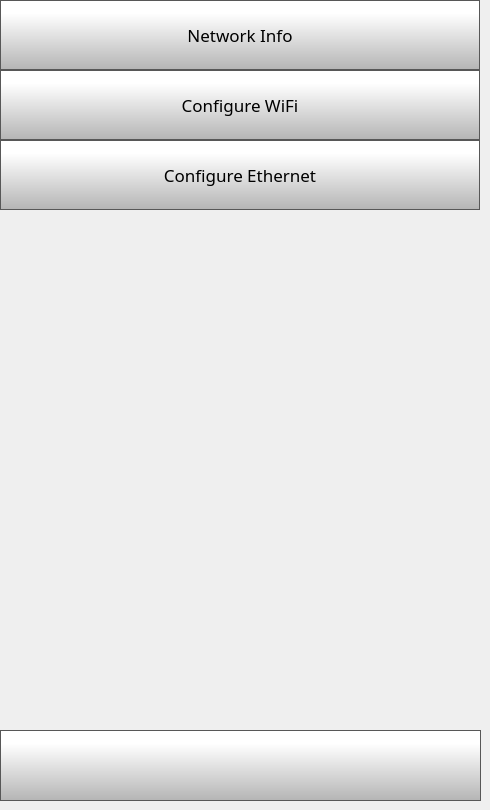
    <widget class="QWidget" name="networkSettingsPage">
     <widget class="QPushButton" name="networkInfoButton">
      <property name="geometry">
       <rect>
        <x>0</x>
        <y>0</y>
        <width>480</width>
        <height>70</height>
       </rect>
      </property>
      <property name="minimumSize">
       <size>
        <width>0</width>
        <height>70</height>
       </size>
      </property>
      <property name="font">
       <font>
        <family>Gotham</family>
        <pointsize>13</pointsize>
       </font>
      </property>
      <property name="styleSheet">
       <string notr="true">QPushButton {
     border: 1px solid rgb(87, 87, 87);
	background-color: qlineargradient(spread:pad, x1:0, y1:1, x2:0, y2:0.188, stop:0 rgba(180, 180, 180, 255), stop:1 rgba(255, 255, 255, 255));


}

QPushButton:pressed {
    background-color: qlineargradient(x1: 0, y1: 0, x2: 0, y2: 1,
                                      stop: 0 #dadbde, stop: 1 #f6f7fa);
}

QPushButton:flat {
    border: none; /* no border for a flat push button */
}

QPushButton:default {
    border-color: navy; /* make the default button prominent */
}

QPushButton:focus {
	outline: none;
}</string>
      </property>
      <property name="text">
       <string>Network Info</string>
      </property>
      <property name="iconSize">
       <size>
        <width>40</width>
        <height>40</height>
       </size>
      </property>
     </widget>
     <widget class="QPushButton" name="configureWifiButton">
      <property name="geometry">
       <rect>
        <x>0</x>
        <y>70</y>
        <width>480</width>
        <height>70</height>
       </rect>
      </property>
      <property name="minimumSize">
       <size>
        <width>0</width>
        <height>70</height>
       </size>
      </property>
      <property name="font">
       <font>
        <family>Gotham</family>
        <pointsize>13</pointsize>
       </font>
      </property>
      <property name="styleSheet">
       <string notr="true">QPushButton {
     border: 1px solid rgb(87, 87, 87);
	background-color: qlineargradient(spread:pad, x1:0, y1:1, x2:0, y2:0.188, stop:0 rgba(180, 180, 180, 255), stop:1 rgba(255, 255, 255, 255));


}

QPushButton:pressed {
    background-color: qlineargradient(x1: 0, y1: 0, x2: 0, y2: 1,
                                      stop: 0 #dadbde, stop: 1 #f6f7fa);
}

QPushButton:flat {
    border: none; /* no border for a flat push button */
}

QPushButton:default {
    border-color: navy; /* make the default button prominent */
}

QPushButton:focus {
	outline: none;
}</string>
      </property>
      <property name="text">
       <string>Configure WiFi</string>
      </property>
      <property name="iconSize">
       <size>
        <width>40</width>
        <height>40</height>
       </size>
      </property>
     </widget>
     <widget class="QPushButton" name="configureEthButton">
      <property name="geometry">
       <rect>
        <x>0</x>
        <y>140</y>
        <width>480</width>
        <height>70</height>
       </rect>
      </property>
      <property name="minimumSize">
       <size>
        <width>0</width>
        <height>70</height>
       </size>
      </property>
      <property name="font">
       <font>
        <family>Gotham</family>
        <pointsize>13</pointsize>
       </font>
      </property>
      <property name="styleSheet">
       <string notr="true">QPushButton {
     border: 1px solid rgb(87, 87, 87);
	background-color: qlineargradient(spread:pad, x1:0, y1:1, x2:0, y2:0.188, stop:0 rgba(180, 180, 180, 255), stop:1 rgba(255, 255, 255, 255));


}

QPushButton:pressed {
    background-color: qlineargradient(x1: 0, y1: 0, x2: 0, y2: 1,
                                      stop: 0 #dadbde, stop: 1 #f6f7fa);
}

QPushButton:flat {
    border: none; /* no border for a flat push button */
}

QPushButton:default {
    border-color: navy; /* make the default button prominent */
}

QPushButton:focus {
	outline: none;
}</string>
      </property>
      <property name="text">
       <string>Configure Ethernet</string>
      </property>
      <property name="iconSize">
       <size>
        <width>40</width>
        <height>40</height>
       </size>
      </property>
     </widget>
     <widget class="QPushButton" name="networkSettingsBackButton">
      <property name="geometry">
       <rect>
        <x>0</x>
        <y>730</y>
        <width>481</width>
        <height>71</height>
       </rect>
      </property>
      <property name="minimumSize">
       <size>
        <width>0</width>
        <height>0</height>
       </size>
      </property>
      <property name="font">
       <font>
        <family>Gotham Light</family>
        <pointsize>9</pointsize>
       </font>
      </property>
      <property name="styleSheet">
       <string notr="true">QPushButton {
     border: 1px solid rgb(87, 87, 87);
	background-color: qlineargradient(spread:pad, x1:0, y1:1, x2:0, y2:0.188, stop:0 rgba(180, 180, 180, 255), stop:1 rgba(255, 255, 255, 255));


}

QPushButton:pressed {
    background-color: qlineargradient(x1: 0, y1: 0, x2: 0, y2: 1,
                                      stop: 0 #dadbde, stop: 1 #f6f7fa);
}

QPushButton:flat {
    border: none; /* no border for a flat push button */
}

QPushButton:default {
    border-color: navy; /* make the default button prominent */
}</string>
      </property>
      <property name="text">
       <string/>
      </property>
      <property name="icon">
       <iconset>
        <normaloff>templates/img/arrows-4.png</normaloff>templates/img/arrows-4.png</iconset>
      </property>
      <property name="iconSize">
       <size>
        <width>50</width>
        <height>50</height>
       </size>
      </property>
      <property name="checkable">
       <bool>false</bool>
      </property>
      <property name="autoDefault">
       <bool>false</bool>
      </property>
      <property name="default">
       <bool>false</bool>
      </property>
      <property name="flat">
       <bool>false</bool>
      </property>
     </widget>
    </widget>
